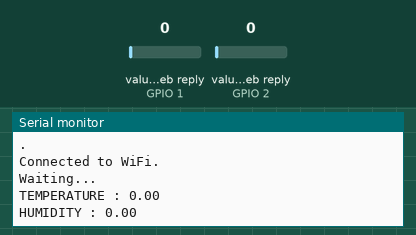
Recording of a sketch running on a simulated ESP32. Shown: the last lines printed to the serial monitor. The test bench sets the inputs (shaded band); at power-on: value in the web reply (sensors on GPIO 1, GPIO 2) 0. WiFi joins after 1.5 s; servers stay silent unless stated; web services answer with replies made up by the test bench.

Above: at 6.2 s.
6.3 s: value in the web reply (sensor on GPIO 1) set to 2
17.5 s: value in the web reply (sensor on GPIO 2) set to 2
At 21.1 s:
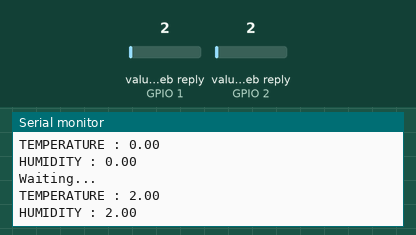
28.7 s: value in the web reply (sensor on GPIO 1) set to 25
At 36.1 s:
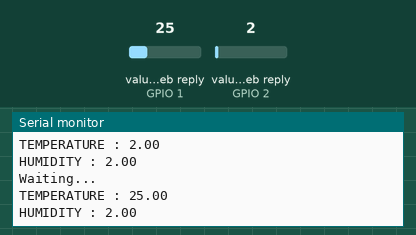
39.9 s: value in the web reply (sensor on GPIO 2) set to 25
At 51.2 s:
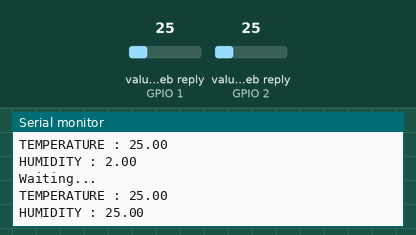
Timing chart, 0 to 52.1 s (numbered marks = the images above; inputs shaded):
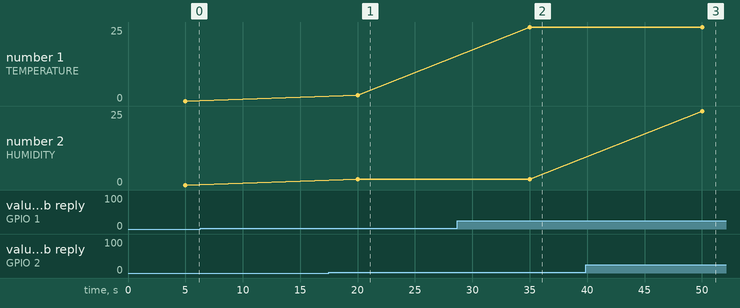

Measured:
- after the input at 17.5 s, the serial monitor: prints a new line after 2.5 s (image 1)
- after the input at 28.7 s, the serial monitor: prints a new line after 6.3 s (image 2)
- after the input at 39.9 s, the serial monitor: prints a new line after 10.1 s (image 3)
- plotted number 1: 2 → 25 after the input at 28.7 s

The sketch:

07___retrieve_thingspeak_data.ino
```cpp
/*
7. Write a program on Arduino/Raspberry Pi to retrieve temperature and humidity data from ThingSpeak cloud.
Steps:
● Write the program
● Select the board-->DOIT ESP32 DEVKIT V1-->COM 4 serial port USB
● Install ThingSpeak by Mathworks
● Pin connection: GPIO 4 to DHT11
● Go to google→Open ThingSpeak→create account→login
● Create new channel, replace the channel number & API key in the program (myChannelNumber & readAPIKey)
● Replace network SSID & network password in the program
● Click on Verify, Upload & check the output (temp & hum values stored in cloud) in the serial monitor.
*/

#include <WiFi.h>
#include "ThingSpeak.h"

char ssid[] = "IOT LAB";   // your network SSID (WiFi name)
char pass[] = "Reddy@143";   // your network password

unsigned long myChannelNumber = 2417272; // Replace with your ThingSpeak channel number
const char * readAPIKey = "4AZ1XP68KC1EB53E"; // Replace with your ThingSpeak API read key

WiFiClient client;
int field[2] = {1, 2}; // Field 1 for temperature, Field 2 for humidity

float temp = 0;
float hum = 0;

void setup() {
  Serial.begin(9600);  // Initialize serial communication
  WiFi.mode(WIFI_STA);  // Set WiFi to Station mode
  ThingSpeak.begin(client);  // Initialize ThingSpeak

  // Connect to WiFi
  if(WiFi.status() != WL_CONNECTED){
    Serial.print("Attempting to connect to SSID: ");
    Serial.println(ssid);
    while(WiFi.status() != WL_CONNECTED){
      WiFi.begin(ssid, pass);  // Connect to the WiFi network
      Serial.print(".");
      delay(5000);  // Wait for 5 seconds before retrying
    }
    Serial.println("\nConnected to WiFi.");
  }
}

void loop() {
  Serial.println("Waiting...");

  // Read multiple fields from ThingSpeak
  int x = ThingSpeak.readMultipleFields(myChannelNumber, readAPIKey);

  if(x == 200) {
    // Get temperature and humidity values from ThingSpeak fields
    temp = ThingSpeak.getFieldAsFloat(field[0]);  // Field 1: Temperature
    hum = ThingSpeak.getFieldAsFloat(field[1]);   // Field 2: Humidity

    // Print temperature and humidity values to the Serial Monitor
    Serial.println("TEMPERATURE : " + String(temp));
    Serial.println("HUMIDITY : " + String(hum));
  } else {
    // Print error message if unable to read from ThingSpeak
    Serial.println("Problem reading channel. HTTP error code " + String(x));
  }

  Serial.println();  // Print an empty line for clarity
  delay(15000);  // Wait 15 seconds before fetching the data again
}
```
